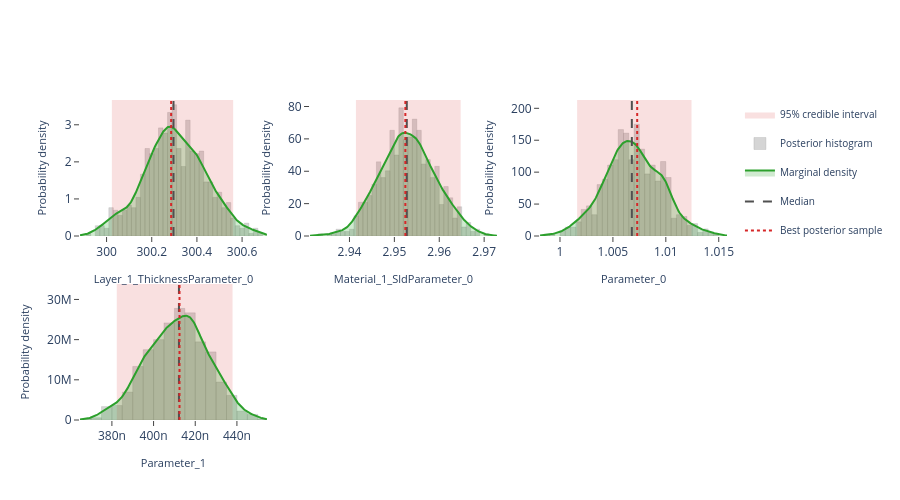

The cell this chart's notebook holds for it:
### Markdown cell above
## Interactive posterior plots

The next three cells render the same Plotly figures that are shown on the
Bayesian Posterior tab of the EasyReflectometryApp:

* **Marginals** — per-parameter distribution: histogram + smooth KDE marginal,
  shaded 95% credible interval, and median / best-sample lines
  (`plot_distribution` or `posterior.distribution()`)
* **Corner plot** — pairwise marginals + 2-D contours + scatter (`plot_corner`)
* **Traces** — per-chain trace + marginal histogram (`plot_trace`)

The standalone helpers are called with ``return_figure=True`` so they return a
Plotly ``Figure`` that we render in the notebook with ``fig.show()``; the
``PosteriorResults`` methods return the figure directly.

### Code cell
# ---- Marginal posterior distributions ---------------------------------------
# One panel per free parameter, each overlaying the posterior histogram, a
# smooth Gaussian-KDE marginal, the shaded 95% credible interval, and the
# median / best-sample reference lines.  Mirrors the "Marginals" sub-tab in
# the EasyReflectometryApp.

# The PosteriorResults method passes ``logp`` through automatically so the
# best posterior sample (MAP) line is drawn:
fig = posterior.distribution()
fig.show()

# Standalone equivalent (pass ``logp`` to get the best-sample line):
# fig = plot_distribution(
#     posterior.draws,
#     posterior.param_names,
#     logp=posterior.logp,
#     return_figure=True,
# )
# fig.show()

### Figure 1 — Plotly figure (JSON) as saved in the notebook; plotly's stock layout.template omitted (floating-point values rounded to 4 significant figures; data arrays with more than 128 entries replaced by an {"elided": "..."} marker saying what was removed)
{"data": [{"fill": "toself", "fillcolor": "rgba(214, 39, 40, 0.14)", "hoverinfo": "skip", "legendgroup": "95% credible interval", "line": {"color": "rgba(214, 39, 40, 0.14)", "width": 0}, "mode": "lines", "name": "95% credible interval", "showlegend": true, "type": "scatter", "x": [300.0, 300.6, 300.6, 300.0, 300.0], "xaxis": "x", "y": [0.0, 0.0, 3.669, 3.669, 0.0], "yaxis": "y"}, {"histnorm": "probability density", "hovertemplate": "sample=%{x:.4f}<br>density: %{y:.2f}<extra></extra>", "legendgroup": "histogram", "marker": {"color": "rgba(120, 120, 120, 0.38)", "line": {"color": "rgba(120, 120, 120, 0.24)", "width": 1}}, "name": "Posterior histogram", "nbinsx": 40, "opacity": 0.82, "showlegend": true, "type": "histogram", "x": {"elided": "720 float values"}, "xaxis": "x", "yaxis": "y"}, {"fill": "tozeroy", "fillcolor": "rgba(44, 160, 44, 0.22)", "hovertemplate": "Layer_1_ThicknessParameter_0: %{x:.4f}<br>density: %{y:.4f}<extra></extra>", "legendgroup": "marginal", "line": {"color": "rgb(44, 160, 44)", "width": 2}, "mode": "lines", "name": "Marginal density", "showlegend": true, "type": "scatter", "x": {"elided": "256 float values"}, "xaxis": "x", "y": {"elided": "256 float values"}, "yaxis": "y"}, {"hovertemplate": "Median: %{x:.4f}<extra></extra>", "legendgroup": "Median", "line": {"color": "rgb(80, 80, 80)", "dash": "dash", "width": 2}, "mode": "lines", "name": "Median", "showlegend": true, "type": "scatter", "x": [300.3, 300.3], "xaxis": "x", "y": [0.0, 3.669], "yaxis": "y"}, {"hovertemplate": "Best posterior sample: %{x:.4f}<extra></extra>", "legendgroup": "Best posterior sample", "line": {"color": "rgb(214, 39, 40)", "dash": "dot", "width": 2}, "mode": "lines", "name": "Best posterior sample", "showlegend": true, "type": "scatter", "x": [300.3, 300.3], "xaxis": "x", "y": [0.0, 3.669], "yaxis": "y"}, {"fill": "toself", "fillcolor": "rgba(214, 39, 40, 0.14)", "hoverinfo": "skip", "legendgroup": "95% credible interval", "line": {"color": "rgba(214, 39, 40, 0.14)", "width": 0}, "mode": "lines", "name": "95% credible interval", "showlegend": false, "type": "scatter", "x": [2.941, 2.965, 2.965, 2.941, 2.941], "xaxis": "x2", "y": [0.0, 0.0, 84.02, 84.02, 0.0], "yaxis": "y2"}, {"histnorm": "probability density", "hovertemplate": "sample=%{x:.4f}<br>density: %{y:.2f}<extra></extra>", "legendgroup": "histogram", "marker": {"color": "rgba(120, 120, 120, 0.38)", "line": {"color": "rgba(120, 120, 120, 0.24)", "width": 1}}, "name": "Posterior histogram", "nbinsx": 40, "opacity": 0.82, "showlegend": false, "type": "histogram", "x": {"elided": "720 float values"}, "xaxis": "x2", "yaxis": "y2"}, {"fill": "tozeroy", "fillcolor": "rgba(44, 160, 44, 0.22)", "hovertemplate": "Material_1_SldParameter_0: %{x:.4f}<br>density: %{y:.4f}<extra></extra>", "legendgroup": "marginal", "line": {"color": "rgb(44, 160, 44)", "width": 2}, "mode": "lines", "name": "Marginal density", "showlegend": false, "type": "scatter", "x": {"elided": "256 float values"}, "xaxis": "x2", "y": {"elided": "256 float values"}, "yaxis": "y2"}, {"hovertemplate": "Median: %{x:.4f}<extra></extra>", "legendgroup": "Median", "line": {"color": "rgb(80, 80, 80)", "dash": "dash", "width": 2}, "mode": "lines", "name": "Median", "showlegend": false, "type": "scatter", "x": [2.953, 2.953], "xaxis": "x2", "y": [0.0, 84.02], "yaxis": "y2"}, {"hovertemplate": "Best posterior sample: %{x:.4f}<extra></extra>", "legendgroup": "Best posterior sample", "line": {"color": "rgb(214, 39, 40)", "dash": "dot", "width": 2}, "mode": "lines", "name": "Best posterior sample", "showlegend": false, "type": "scatter", "x": [2.952, 2.952], "xaxis": "x2", "y": [0.0, 84.02], "yaxis": "y2"}, {"fill": "toself", "fillcolor": "rgba(214, 39, 40, 0.14)", "hoverinfo": "skip", "legendgroup": "95% credible interval", "line": {"color": "rgba(214, 39, 40, 0.14)", "width": 0}, "mode": "lines", "name": "95% credible interval", "showlegend": false, "type": "scatter", "x": [1.002, 1.012, 1.012, 1.002, 1.002], "xaxis": "x3", "y": [0.0, 0.0, 213.0, 213.0, 0.0], "yaxis": "y3"}, {"histnorm": "probability density", "hovertemplate": "sample=%{x:.4f}<br>density: %{y:.2f}<extra></extra>", "legendgroup": "histogram", "marker": {"color": "rgba(120, 120, 120, 0.38)", "line": {"color": "rgba(120, 120, 120, 0.24)", "width": 1}}, "name": "Posterior histogram", "nbinsx": 40, "opacity": 0.82, "showlegend": false, "type": "histogram", "x": {"elided": "720 float values"}, "xaxis": "x3", "yaxis": "y3"}, {"fill": "tozeroy", "fillcolor": "rgba(44, 160, 44, 0.22)", "hovertemplate": "Parameter_0: %{x:.4f}<br>density: %{y:.4f}<extra></extra>", "legendgroup": "marginal", "line": {"color": "rgb(44, 160, 44)", "width": 2}, "mode": "lines", "name": "Marginal density", "showlegend": false, "type": "scatter", "x": {"elided": "256 float values"}, "xaxis": "x3", "y": {"elided": "256 float values"}, "yaxis": "y3"}, {"hovertemplate": "Median: %{x:.4f}<extra></extra>", "legendgroup": "Median", "line": {"color": "rgb(80, 80, 80)", "dash": "dash", "width": 2}, "mode": "lines", "name": "Median", "showlegend": false, "type": "scatter", "x": [1.007, 1.007], "xaxis": "x3", "y": [0.0, 213.0], "yaxis": "y3"}, {"hovertemplate": "Best posterior sample: %{x:.4f}<extra></extra>", "legendgroup": "Best posterior sample", "line": {"color": "rgb(214, 39, 40)", "dash": "dot", "width": 2}, "mode": "lines", "name": "Best posterior sample", "showlegend": false, "type": "scatter", "x": [1.007, 1.007], "xaxis": "x3", "y": [0.0, 213.0], "yaxis": "y3"}, {"fill": "toself", "fillcolor": "rgba(214, 39, 40, 0.14)", "hoverinfo": "skip", "legendgroup": "95% credible interval", "line": {"color": "rgba(214, 39, 40, 0.14)", "width": 0}, "mode": "lines", "name": "95% credible interval", "showlegend": false, "type": "scatter", "x": [3.823e-07, 4.379e-07, 4.379e-07, 3.823e-07, 3.823e-07], "xaxis": "x4", "y": [0.0, 0.0, 33840000.0, 33840000.0, 0.0], "yaxis": "y4"}, {"histnorm": "probability density", "hovertemplate": "sample=%{x:.4f}<br>density: %{y:.2f}<extra></extra>", "legendgroup": "histogram", "marker": {"color": "rgba(120, 120, 120, 0.38)", "line": {"color": "rgba(120, 120, 120, 0.24)", "width": 1}}, "name": "Posterior histogram", "nbinsx": 40, "opacity": 0.82, "showlegend": false, "type": "histogram", "x": {"elided": "720 float values"}, "xaxis": "x4", "yaxis": "y4"}, {"fill": "tozeroy", "fillcolor": "rgba(44, 160, 44, 0.22)", "hovertemplate": "Parameter_1: %{x:.4f}<br>density: %{y:.4f}<extra></extra>", "legendgroup": "marginal", "line": {"color": "rgb(44, 160, 44)", "width": 2}, "mode": "lines", "name": "Marginal density", "showlegend": false, "type": "scatter", "x": {"elided": "256 float values"}, "xaxis": "x4", "y": {"elided": "256 float values"}, "yaxis": "y4"}, {"hovertemplate": "Median: %{x:.4f}<extra></extra>", "legendgroup": "Median", "line": {"color": "rgb(80, 80, 80)", "dash": "dash", "width": 2}, "mode": "lines", "name": "Median", "showlegend": false, "type": "scatter", "x": [4.122e-07, 4.122e-07], "xaxis": "x4", "y": [0.0, 33840000.0], "yaxis": "y4"}, {"hovertemplate": "Best posterior sample: %{x:.4f}<extra></extra>", "legendgroup": "Best posterior sample", "line": {"color": "rgb(214, 39, 40)", "dash": "dot", "width": 2}, "mode": "lines", "name": "Best posterior sample", "showlegend": false, "type": "scatter", "x": [4.125e-07, 4.125e-07], "xaxis": "x4", "y": [0.0, 33840000.0], "yaxis": "y4"}], "layout": {"barmode": "overlay", "height": 500, "legend": {"font": {"size": 10}}, "plot_bgcolor": "white", "showlegend": true, "xaxis": {"anchor": "y", "domain": [0.0, 0.2889], "range": [299.9, 300.7], "showgrid": false, "ticks": "outside", "title": {"font": {"size": 11}, "text": "Layer_1_ThicknessParameter_0"}, "zeroline": false}, "xaxis2": {"anchor": "y2", "domain": [0.3556, 0.6444], "range": [2.931, 2.973], "showgrid": false, "ticks": "outside", "title": {"font": {"size": 11}, "text": "Material_1_SldParameter_0"}, "zeroline": false}, "xaxis3": {"anchor": "y3", "domain": [0.7111, 1.0], "range": [0.9981, 1.016], "showgrid": false, "ticks": "outside", "title": {"font": {"size": 11}, "text": "Parameter_0"}, "zeroline": false}, "xaxis4": {"anchor": "y4", "domain": [0.0, 0.2889], "range": [3.647e-07, 4.544e-07], "showgrid": false, "ticks": "outside", "title": {"font": {"size": 11}, "text": "Parameter_1"}, "zeroline": false}, "xaxis5": {"anchor": "y5", "domain": [0.3556, 0.6444], "showgrid": false, "ticks": "outside", "zeroline": false}, "xaxis6": {"anchor": "y6", "domain": [0.7111, 1.0], "showgrid": false, "ticks": "outside", "zeroline": false}, "yaxis": {"anchor": "x", "domain": [0.575, 1.0], "range": [0.0, 3.669], "showgrid": false, "ticks": "outside", "title": {"font": {"size": 11}, "text": "Probability density"}, "zeroline": false}, "yaxis2": {"anchor": "x2", "domain": [0.575, 1.0], "range": [0.0, 84.02], "showgrid": false, "ticks": "outside", "title": {"font": {"size": 11}, "text": "Probability density"}, "zeroline": false}, "yaxis3": {"anchor": "x3", "domain": [0.575, 1.0], "range": [0.0, 213.0], "showgrid": false, "ticks": "outside", "title": {"font": {"size": 11}, "text": "Probability density"}, "zeroline": false}, "yaxis4": {"anchor": "x4", "domain": [0.0, 0.425], "range": [0.0, 33840000.0], "showgrid": false, "ticks": "outside", "title": {"font": {"size": 11}, "text": "Probability density"}, "zeroline": false}, "yaxis5": {"anchor": "x5", "domain": [0.0, 0.425], "showgrid": false, "ticks": "outside", "zeroline": false}, "yaxis6": {"anchor": "x6", "domain": [0.0, 0.425], "showgrid": false, "ticks": "outside", "zeroline": false}}}
